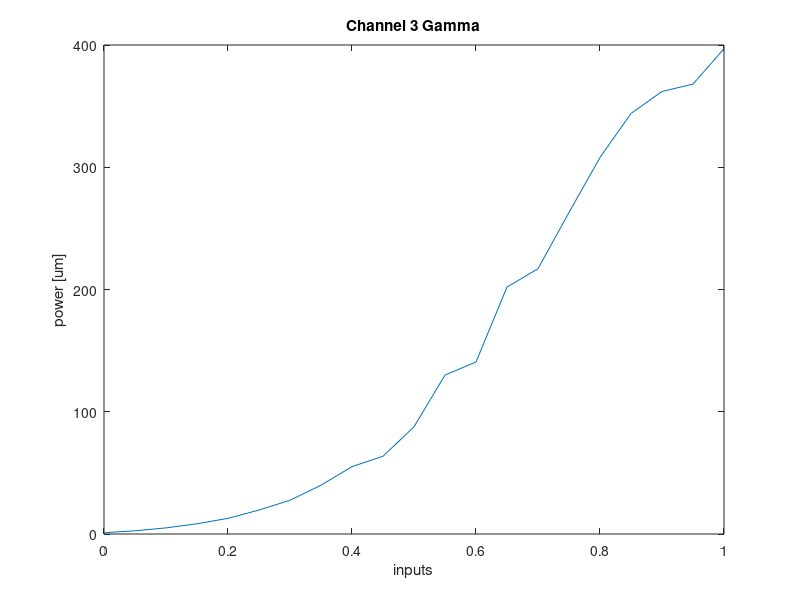

This figure's MATLAB source:
% The gamma table.
% Channel 1 on LCR4500: red 
clear
r = [
0       1.03
0.05	2.69
0.1     4.97
0.15	8.14
0.2     13.1
0.25	19.7
0.3     28.1
0.35	40.4
0.4     56.8
0.45	77.3
0.5     100.7
0.55	131.0
0.6     172
0.65	207
0.7     242
0.75	288
0.8     327
0.85	360
0.9     385
0.95	410
1.0     420];

plot(r(:,1), r(:,2))
title('Channel 1 Gamma')
xlabel('inputs')
ylabel('power [uW]')

r(:,2) = r(:,2) - min(r(:,2));
r(:,2) = r(:,2)/max(r(:,2));
x_interp = (0:255)/255;
y_interp = interp1(r(:,1)',r(:,2)',x_interp,'spline');
% Compute the inverse gamma.
i_gamma = interp1(y_interp, x_interp, x_interp, 'linear');

out_gamma = zeros(size(i_gamma));
for jj = 1 : length(out_gamma)
    v_idx = find(abs(x_interp-i_gamma(jj)) == min(abs(x_interp-i_gamma(jj))));
    out_gamma(jj) = y_interp(v_idx);
end

% Print out the gamma ramp.
fid = fopen('channel_1_red_gamma_ramp.txt', 'w+');
for jj = 1 : length(i_gamma)
    fprintf(fid,'%6.7e\n',i_gamma(jj));
end
fclose(fid);

%%
%% The gamma table.
% Channel 2 on LCR4500: green 
clear
g = [
0       1.03
0.05	5.7
0.1     12.2
0.15	21.6
0.2     35.7
0.25	53.1
0.3     76.4
0.35	110
0.4     158
0.45	216
0.5     286
0.55	365
0.6 	474
0.65	595
0.7     708
0.75	816
0.8 	918
0.85	998
0.9 	1069
0.95	1123
1.0     1146
];

plot(g(:,1), g(:,2))
title('Channel 2 Gamma')
xlabel('inputs')
ylabel('power [uW]')

g(:,2) = g(:,2) - min(g(:,2));
g(:,2) = g(:,2)/max(g(:,2));
x_interp = (0:255)/255;
y_interp = interp1(g(:,1)',g(:,2)',x_interp,'spline');
% Compute the inverse gamma.
i_gamma = interp1(y_interp, x_interp, x_interp, 'linear');

out_gamma = zeros(size(i_gamma));
for jj = 1 : length(out_gamma)
    v_idx = find(abs(x_interp-i_gamma(jj)) == min(abs(x_interp-i_gamma(jj))));
    out_gamma(jj) = y_interp(v_idx);
end

% Print out the gamma ramp.
fid = fopen('channel_2_green_gamma_ramp.txt', 'w+');
for jj = 1 : length(i_gamma)
    fprintf(fid,'%6.7e\n',i_gamma(jj));
end
fclose(fid);

%% The gamma table.
% Channel 3 on LCR4500: blue 
clear
b = [
0       1.03
0.05	2.63
0.1     5.0
0.15	8.36
0.2     12.8
0.25	19.6
0.3     27.6
0.35	39.9
0.4     55.1
0.45	63.6
0.5     87.7
0.55	130
0.6     140.7
0.65	202
0.7 	217
0.75	263
0.8 	308
0.85	344
0.9 	362
0.95	368
1.0 	397	
];

plot(b(:,1), b(:,2))
title('Channel 3 Gamma')
xlabel('inputs')
ylabel('power [um]')

b(:,2) = b(:,2) - min(b(:,2));
b(:,2) = b(:,2)/max(b(:,2));
x_interp = (0:255)/255;
y_interp = interp1(b(:,1)',b(:,2)',x_interp,'spline');
% Compute the inverse gamma.
i_gamma = interp1(y_interp, x_interp, x_interp, 'linear');

out_gamma = zeros(size(i_gamma));
for jj = 1 : length(out_gamma)
    v_idx = find(abs(x_interp-i_gamma(jj)) == min(abs(x_interp-i_gamma(jj))));
    out_gamma(jj) = y_interp(v_idx);
end

% Print out the gamma ramp.
fid = fopen('channel_3_blue_gamma_ramp.txt', 'w+');
for jj = 1 : length(i_gamma)
    fprintf(fid,'%6.7e\n',i_gamma(jj));
end
fclose(fid);